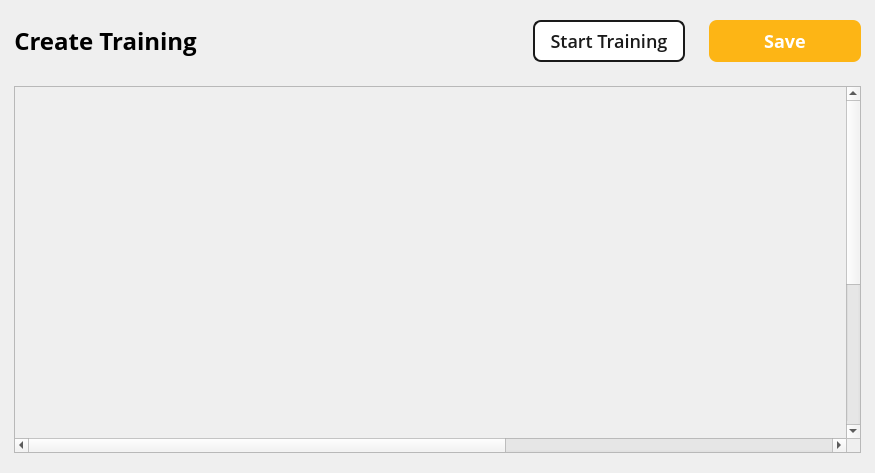
<?xml version="1.0" encoding="UTF-8"?>
<ui version="4.0">
 <class>TrainingCreatePage</class>
 <widget class="QWidget" name="TrainingCreatePage">
  <property name="geometry">
   <rect>
    <x>0</x>
    <y>0</y>
    <width>875</width>
    <height>473</height>
   </rect>
  </property>
  <property name="windowTitle">
   <string>Form</string>
  </property>
  <property name="styleSheet">
   <string notr="true">#backButton {
	background: transparent;
	border: none;
	font-family: Open Sans;
	font-size: 24px;
	line-height: 34px;
	font-weight: 600;
	letter spacing: 0%
}

#statusPanel {
	background-color: #EEF4F6;
	border: 1px solid #34343426;
	border-radius: 8px;
}</string>
  </property>
  <layout class="QVBoxLayout" name="trainingCreatePageLayout">
   <property name="spacing">
    <number>24</number>
   </property>
   <property name="leftMargin">
    <number>14</number>
   </property>
   <property name="topMargin">
    <number>20</number>
   </property>
   <property name="rightMargin">
    <number>14</number>
   </property>
   <property name="bottomMargin">
    <number>20</number>
   </property>
   <item>
    <layout class="QHBoxLayout" name="horizontalLayout">
     <item>
      <widget class="QPushButton" name="backButton">
       <property name="sizePolicy">
        <sizepolicy hsizetype="Fixed" vsizetype="Fixed">
         <horstretch>0</horstretch>
         <verstretch>0</verstretch>
        </sizepolicy>
       </property>
       <property name="minimumSize">
        <size>
         <width>24</width>
         <height>34</height>
        </size>
       </property>
       <property name="maximumSize">
        <size>
         <width>208</width>
         <height>34</height>
        </size>
       </property>
       <property name="text">
        <string>Create Training</string>
       </property>
       <property name="icon">
        <iconset resource="../../../../../Resources/Resources.qrc">
         <normaloff>:/images/nav_back.svg</normaloff>:/images/nav_back.svg</iconset>
       </property>
       <property name="iconSize">
        <size>
         <width>24</width>
         <height>24</height>
        </size>
       </property>
      </widget>
     </item>
     <item>
      <spacer name="horizontalSpacer">
       <property name="orientation">
        <enum>Qt::Orientation::Horizontal</enum>
       </property>
       <property name="sizeHint" stdset="0">
        <size>
         <width>40</width>
         <height>20</height>
        </size>
       </property>
      </spacer>
     </item>
     <item>
      <widget class="QPushButton" name="startTrainingButton">
       <property name="sizePolicy">
        <sizepolicy hsizetype="Fixed" vsizetype="Fixed">
         <horstretch>0</horstretch>
         <verstretch>0</verstretch>
        </sizepolicy>
       </property>
       <property name="minimumSize">
        <size>
         <width>152</width>
         <height>42</height>
        </size>
       </property>
       <property name="maximumSize">
        <size>
         <width>152</width>
         <height>42</height>
        </size>
       </property>
       <property name="styleSheet">
        <string notr="true">QPushButton {
	background: white;
	border: 2px solid #1A1A1A;
	border-radius: 8px;
	font-family: Open Sans;
	font-weight: 500;
	font-size: 18px;
	color: #1A1A1A;
}

QPushButton:hover {
    background-color: #D6ECFF;
}

QPushButton:pressed {
    background-color: #B7DCFF;
    padding-top: 2px;
	padding-left: 2px;
}</string>
       </property>
       <property name="text">
        <string>Start Training</string>
       </property>
      </widget>
     </item>
     <item>
      <widget class="QPushButton" name="saveButton">
       <property name="sizePolicy">
        <sizepolicy hsizetype="Fixed" vsizetype="Fixed">
         <horstretch>0</horstretch>
         <verstretch>0</verstretch>
        </sizepolicy>
       </property>
       <property name="minimumSize">
        <size>
         <width>152</width>
         <height>42</height>
        </size>
       </property>
       <property name="maximumSize">
        <size>
         <width>152</width>
         <height>42</height>
        </size>
       </property>
       <property name="styleSheet">
        <string notr="true">QPushButton {
	background: #FDB515;
	border: none;
	border-radius: 8px;
	font-family: Open-Sans;
	font-weight: 500;
	font-size: 18px;
	color: white;
}

QPushButton:hover {
    background-color: #E6A512;
}

QPushButton:pressed {
    background-color: #CC8F0F;
    padding-top: 2px;
	padding-left: 2px;
}</string>
       </property>
       <property name="text">
        <string>Save</string>
       </property>
      </widget>
     </item>
    </layout>
   </item>
   <item>
    <widget class="QScrollArea" name="scrollArea">
     <property name="styleSheet">
      <string notr="true"/>
     </property>
     <property name="widgetResizable">
      <bool>true</bool>
     </property>
     <widget class="QWidget" name="container">
      <property name="geometry">
       <rect>
        <x>0</x>
        <y>0</y>
        <width>1399</width>
        <height>618</height>
       </rect>
      </property>
      <layout class="QHBoxLayout" name="containerLayout">
       <property name="spacing">
        <number>18</number>
       </property>
       <property name="leftMargin">
        <number>0</number>
       </property>
       <property name="topMargin">
        <number>0</number>
       </property>
       <property name="rightMargin">
        <number>0</number>
       </property>
       <property name="bottomMargin">
        <number>0</number>
       </property>
       <item>
        <widget class="TrainingCreatePanel" name="trainingPanel" native="true">
         <property name="sizePolicy">
          <sizepolicy hsizetype="Fixed" vsizetype="Expanding">
           <horstretch>0</horstretch>
           <verstretch>0</verstretch>
          </sizepolicy>
         </property>
         <property name="minimumSize">
          <size>
           <width>867</width>
           <height>618</height>
          </size>
         </property>
        </widget>
       </item>
       <item>
        <widget class="QWidget" name="statusPanel" native="true">
         <property name="sizePolicy">
          <sizepolicy hsizetype="Fixed" vsizetype="Minimum">
           <horstretch>0</horstretch>
           <verstretch>0</verstretch>
          </sizepolicy>
         </property>
         <property name="minimumSize">
          <size>
           <width>514</width>
           <height>618</height>
          </size>
         </property>
         <property name="maximumSize">
          <size>
           <width>514</width>
           <height>16777215</height>
          </size>
         </property>
        </widget>
       </item>
      </layout>
     </widget>
    </widget>
   </item>
  </layout>
 </widget>
 <customwidgets>
  <customwidget>
   <class>TrainingCreatePanel</class>
   <extends>QWidget</extends>
   <header>trainingcreatepanel.h</header>
   <container>1</container>
  </customwidget>
 </customwidgets>
 <resources>
  <include location="../../../../../Resources/Resources.qrc"/>
 </resources>
 <connections/>
</ui>
